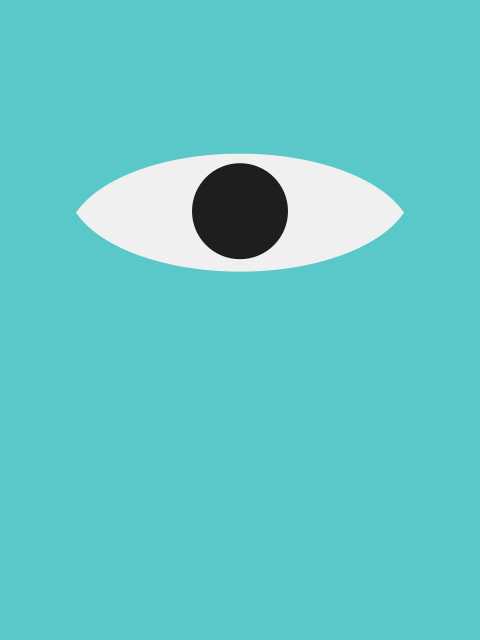
Frame 1 (no input)
Frame 2 (the mouse pressed at the canvas centre, redrawn once): identical to frame 1, image omitted

The Processing sketch that drew this single still picture (run headless with seeded random() and noise(); the mouse was pressed at the canvas centre and the sketch redrawn once):

// Processing sketch: monsters_inc
// ── monsters_inc.pde
// Manuale di Programmazione Cinematografica
// Daniele Olmisani, 2015

// Monsters, Inc (2001)


final color PAPER = color(90, 200, 200);
final color INK1 = color(240);
final color INK2 = color(30);


void setup() {
  size(480, 640);
  noLoop();
}


void draw() {
  
  final float S = 0.2*min(width, height);
  
  translate(0.50*width, 0.33*height);
  scale(S);
  
  background(PAPER);
  
  noStroke();
  
  fill(INK1);
  arc(0,  0.30, 3.6, 1.8, 1.1*PI, 1.9*PI, CHORD);
  arc(0, -0.27, 3.6, 1.8, 0.1*PI, 0.9*PI, CHORD);
  
  fill(INK2);
  ellipse(0.0, 0.0, 1.0, 1.0);
  
  save("monsters-inc.png");
}
